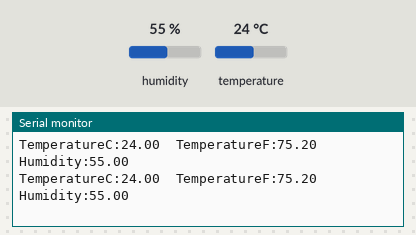
Recording of a sketch running on a simulated Arduino Uno, built with avr-gcc and run on an emulated ATmega328P. Parts: the last lines printed to the serial monitor. The inputs (shaded band) are chosen by the test bench; at power-on: humidity 55 %, temperature 24 °C.

Above: at 4.8 s.
4.9 s: humidity set to 22 %
At 6.4 s:
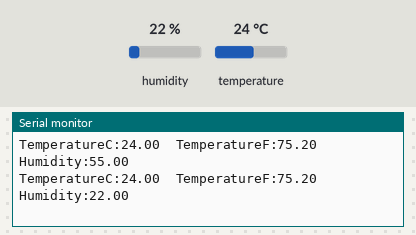
7.9 s: temperature set to 12 °C
At 8.8 s:
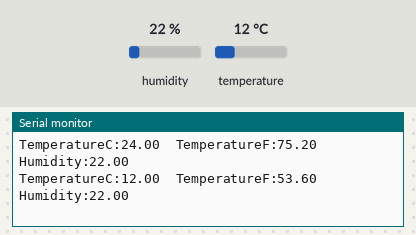
10.9 s: humidity set to 40 %
At 12.5 s:
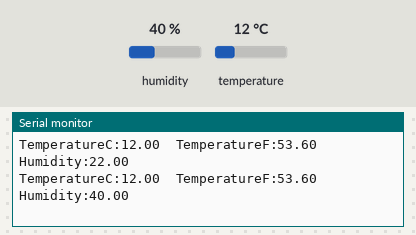
Timing chart, 0 to 14.0 s (numbered marks = the images above; inputs shaded):
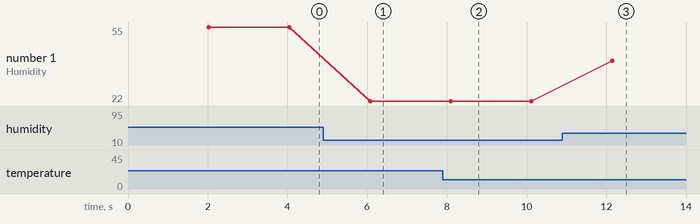

The sketch:

12prac.ino
```cpp
#include <DHT.h>

#define DHTPIN 2
#define DHTTYPE DHT11

DHT dht(DHTPIN, DHTTYPE);

void setup() {
  Serial.begin(9600);
  dht.begin();
}

void loop() {
  delay(2000);

  float tempc = dht.readTemperature();
  float tempf = (tempc * 9.0 / 5.0) + 32.0;
  float hum = dht.readHumidity();

  if (isnan(tempc)) {
    Serial.println("Failed to read from DHT sensor!");
    return;
  }


  Serial.print("TemperatureC:");
  Serial.print(tempc);
  Serial.print("\t");

  Serial.print("TemperatureF:");
  Serial.print(tempf);
  Serial.print("\t");

  Serial.print("Humidity:");
  Serial.print(hum);
  Serial.println();

}
```

Measured:
- after the input at 4.9 s, the serial monitor: prints a new line after 1.2 s (image 1)
- after the input at 7.9 s, the serial monitor: prints a new line after 0.20 s (image 2)
- after the input at 10.9 s, the serial monitor: prints a new line after 1.2 s (image 3)
- plotted number 1: 55 → 22 after the input at 4.9 s, 22 → 40 after the input at 10.9 s
